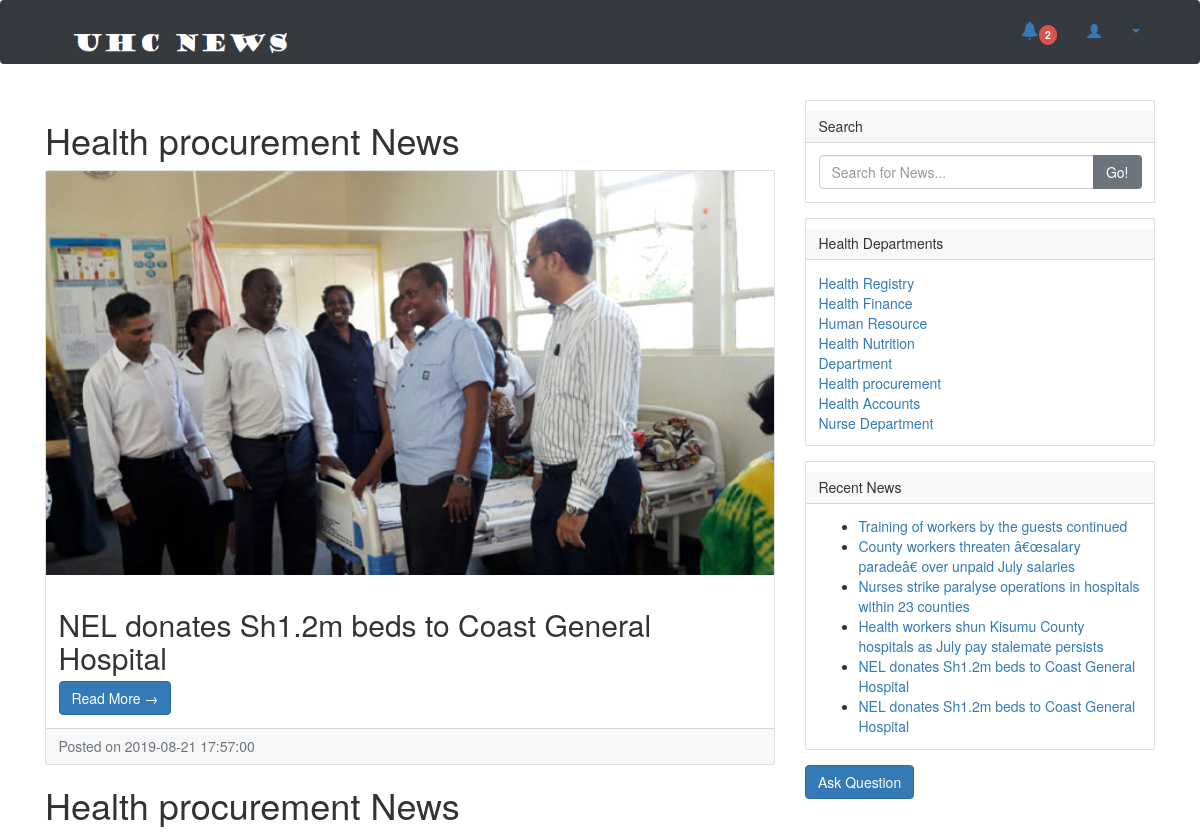
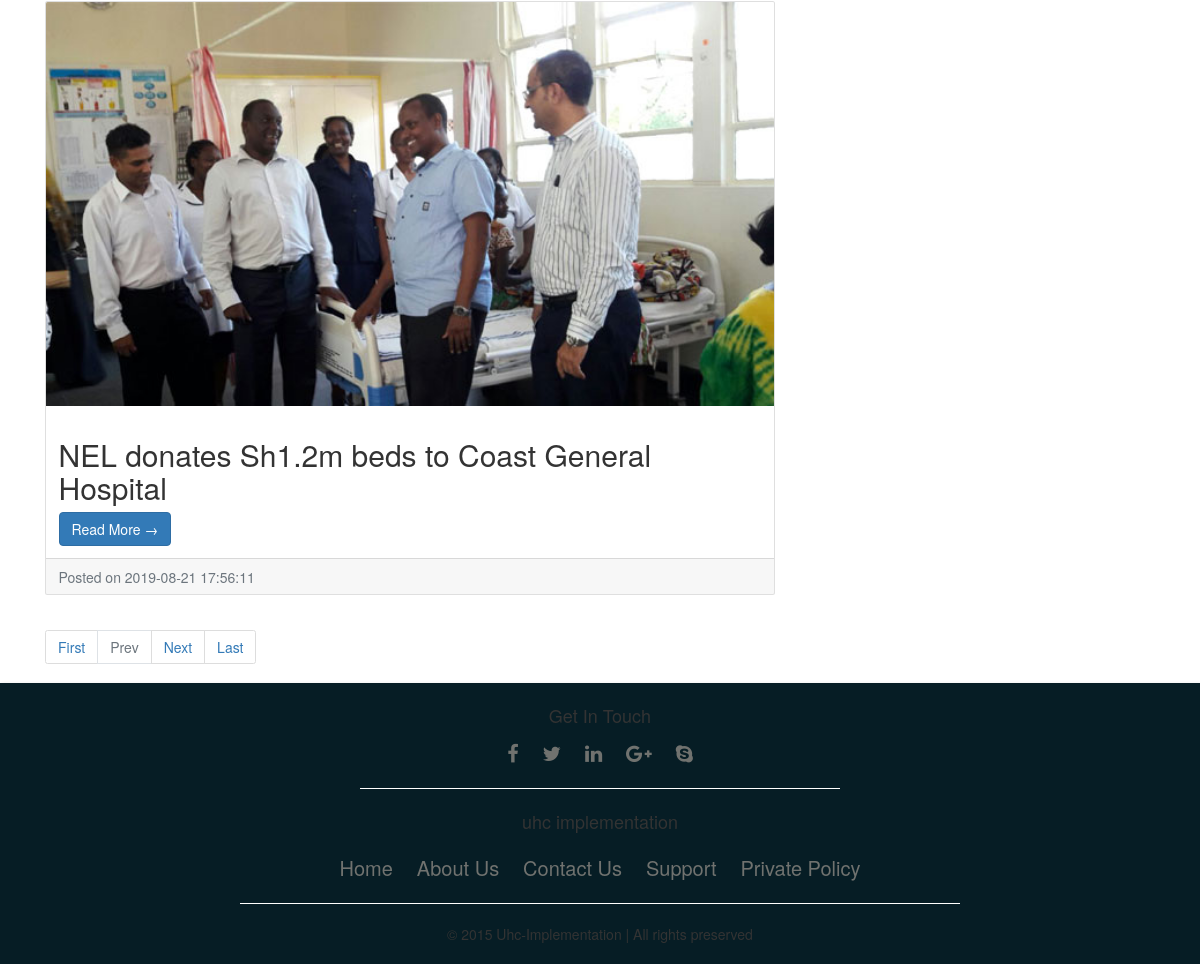
The page /objects/category.php?catid=12 on the database its author committed (2 pictures, top to bottom).
### tables this page shows
CREATE TABLE `tblposts` (
  `id` int(11) NOT NULL,
  `PostTitle` longtext DEFAULT NULL,
  `CategoryId` int(11) DEFAULT NULL,
  `SubCategoryId` int(11) DEFAULT NULL,
  `PostDetails` longtext DEFAULT NULL,
  `PostingDate` timestamp NULL DEFAULT current_timestamp(),
  `UpdationDate` timestamp NULL DEFAULT NULL ON UPDATE current_timestamp(),
  `view` varchar(10) NOT NULL,
  `Is_Active` int(1) DEFAULT NULL,
  `PostUrl` mediumtext DEFAULT NULL,
  `PostImage` varchar(255) DEFAULT NULL
);

CREATE TABLE `tblcategory` (
  `id` int(11) NOT NULL,
  `CategoryName` varchar(200) DEFAULT NULL,
  `Description` mediumtext DEFAULT NULL,
  `PostingDate` timestamp NULL DEFAULT current_timestamp(),
  `UpdationDate` timestamp NULL DEFAULT '0000-00-00 00:00:00' ON UPDATE current_timestamp(),
  `Is_Active` int(1) DEFAULT NULL
);

### objects/category.php (the view, shortened to what this page needs)
<!DOCTYPE html>
<html lang="en">
  <head>
    <link href="./vendor/bootstrap/css/bootstrap.min.css" rel="stylesheet">
    <link href="./css/modern-business.css" rel="stylesheet">
  </head>
  <body>
   <?php include('includes/header.php');?>
    <div class="container">
      <div class="row" style="margin-top: 4%">
        <div class="col-md-8">
<?php
     if (isset($_GET['pageno'])) {
            $pageno = $_GET['pageno'];
        } else {
            $pageno = 1;
        }
        $no_of_records_per_page = 8;
        $offset = ($pageno-1) * $no_of_records_per_page;
        $total_pages_sql = "SELECT COUNT(*) FROM tblposts";
        $conn= mysqli_connect("localhost","root","","php_login_system");
        $result = mysqli_query($conn,$total_pages_sql);
        $total_rows = mysqli_fetch_array($result)[0];
        $total_pages = ceil($total_rows / $no_of_records_per_page);
        $conn= mysqli_connect("localhost","root","","php_login_system");
        $query=mysqli_query($conn,"select tblposts.id as pid,tblposts.PostTitle as posttitle,tblposts.PostImage,tblcategory.CategoryName as category,tblsubcategory.Subcategory as subcategory,tblposts.PostDetails as postdetails,tblposts.PostingDate as postingdate,tblposts.PostUrl as url from tblposts left join tblcategory on tblcategory.id=tblposts.CategoryId left join  tblsubcategory on  tblsubcategory.SubCategoryId=tblposts.SubCategoryId where tblposts.CategoryId='".$_SESSION['catid']."' and tblposts.Is_Active=1 order by tblposts.id desc LIMIT $offset, $no_of_records_per_page");
$rowcount=mysqli_num_rows($query);
if($rowcount==0)
{
echo "No record found!";
}
else {
while ($row=mysqli_fetch_array($query)) {
?>
<h1><?php echo htmlentities($row['category']);?> News</h1>
          <div class="card mb-4">
       <img class="card-img-top" src="admin/postimages/<?php echo htmlentities($row['PostImage']);?>" alt="<?php echo htmlentities($row['posttitle']);?>">
            <div class="card-body">
              <h2 class="card-title"><?php echo htmlentities($row['posttitle']);?></h2>
              <a href="news-details.php?nid=<?php echo htmlentities($row['pid'])?>" class="btn btn-primary">Read More &rarr;</a>
            </div>
            <div class="card-footer text-muted">
              Posted on <?php echo htmlentities($row['postingdate']);?>
            </div>
          </div>
<?php } ?>
    <ul class="pagination justify-content-center mb-4">
        <li class="page-item"><a href="?pageno=1"  class="page-link">First</a></li>
        <li class="<?php if($pageno <= 1){ echo 'disabled'; } ?> page-item">
            <a href="<?php if($pageno <= 1){ echo '#'; } else { echo "?pageno=".($pageno - 1); } ?>" class="page-link">Prev</a>
        </li>
        <li class="<?php if($pageno >= $total_pages){ echo 'disabled'; } ?> page-item">
            <a href="<?php if($pageno >= $total_pages){ echo '#'; } else { echo "?pageno=".($pageno + 1); } ?> " class="page-link">Next</a>
        </li>
        <li class="page-item"><a href="?pageno=<?php echo $total_pages; ?>" class="page-link">Last</a></li>
    </ul>
<?php } ?>
        </div>
      <?php include('includes/sidebar.php');?>
      </div>
      <?php include('layout_foot.php');?>
</head>
  </body>
</html>

### objects/includes/header.php (shortened to what this page needs)
<nav class="navbar fixed-top navbar-expand-lg navbar-dark bg-dark fixed-top" style="position:fixed;" style=" display:block;">
      <div class="container">
        <a class="navbar-brand" href="./testindex.php"><img src="images/logos.png" height="42"></a>
        <div class="collapse navbar-collapse" id="navbarResponsive">
          <ul class="navbar-nav ml-auto">
            <li class="nav-item">
              <a class="nav-link" href=""></a>
            </li>
                 <li class="nav-item">
              <a class="nav-link" href=""></a>
            </li>
             <li class="nav-item">
              <a class="nav-link" href=""></a>
            </li>
          </ul>
          <ul class="nav navbar-nav navbar-right">
          <?php
 include_once "./fetch.php";
 ?>
<li>
<a href="#" class="dropdown-toggle" data-toggle="dropdown" role="button" aria-expanded="false">
    <span class="glyphicon glyphicon-user" aria-hidden="true"></span>
</a>
</li>
</ul>
        </div>
      </div>
    </nav>

### objects/fetch.php
<?php
 $storeNotifs = array();
 $connect = mysqli_connect("localhost", "root", "", "php_login_system");
 $query = "SELECT * FROM comments WHERE comment_status = 1 ORDER BY comment_id DESC LIMIT 5";
 $result = mysqli_query($connect, $query);
 $output = '';
 $count = mysqli_num_rows($result);
 if(mysqli_num_rows($result) > 0)
 {
  while($row = mysqli_fetch_array($result))
  {
    array_push($storeNotifs,$row['comment_id']);
   $output .= '
   <li id="notif-'.$row['comment_id'].'" >
    <a href="#">
     <strong>'.$row["comment_subject"].'</strong><br />
     <span class="fa fa-times float-right text-danger" onclick="dismiss('.$row["comment_id"].')"></span>
     <small><em>'.$row["comment_text"].'</em></small>
    </a>
   </li>
   <li class="divider"></li>
   ';
  }
 }
 else
 {
  $output .= '<li><a href="#" class="text-bold text-italic">No Notification Found</a></li>';
 }
echo '<li class="dropdown" >
       <a href="#" class="" data-toggle="dropdown"><span class="glyphicon glyphicon-bell" style="font-size:18px;"></span><span class="label label-pill label-danger count" style="border-radius:10px;">'.$count.'</span> </a>
       <ul class="dropdown-menu" style="width:500%;">
   '.$output.'
   </ul>
      </li>';
?>

### objects/includes/sidebar.php (shortened to what this page needs)
  <div class="col-md-4">
          <div class="card mb-4">
            <h5 class="card-header">Search</h5>
            <div class="card-body">
                   <form name="search" action="search.php" method="post">
              <div class="input-group">
        <input type="text" name="searchtitle" class="form-control" placeholder="Search for News..." required>
                <span class="input-group-btn">
                  <button class="btn btn-secondary" type="submit">Go!</button>
                </span>
              </form>
              </div>
            </div>
          </div>
          <div class="card my-4">
            <h5 class="card-header">Health Departments</h5>
            <div class="card-body">
              <div class="row">
                <div class="col-lg-6">
                  <ul class="list-unstyled mb-0">
<?php
$conn= mysqli_connect("localhost","root","","php_login_system");
$query=mysqli_query($conn,"select id,CategoryName from tblcategory where Is_Active=1");
while($row=mysqli_fetch_array($query))
{
?>
                    <li>
                      <a href="category.php?catid=<?php echo htmlentities($row['id'])?>"><?php echo htmlentities($row['CategoryName']);?></a>
                    </li>
<?php } ?>
                  </ul>
                </div>
              </div>
            </div>
          </div>
          <div class="card my-4">
            <h5 class="card-header">Recent News</h5>
            <div class="card-body">
                      <ul class="mb-0">
<?php
$conn= mysqli_connect("localhost","root","","php_login_system");
$query=mysqli_query($conn,"select tblposts.id as pid,tblposts.PostTitle as posttitle from tblposts left join tblcategory on tblcategory.id=tblposts.CategoryId left join  tblsubcategory on  tblsubcategory.SubCategoryId=tblposts.SubCategoryId where tblposts.Is_Active=1 limit 8");
while ($row=mysqli_fetch_array($query)) {
?>
  <li>
                      <a href="news-details.php?nid=<?php echo htmlentities($row['pid'])?>"><?php echo htmlentities($row['posttitle']);?></a>
                    </li>
            <?php } ?>
          </ul>
            </div>
          </div>
          <div style="margin-bottom:5%;">
<a href = "question.php">
<button type="link" class="btn btn-primary" name="submit" style = "text-align:center; ">Ask Question</button>
</a>
</div>
        </div>

### objects/layout_foot.php (shortened to what this page needs)
    <link href="https://maxcdn.bootstrapcdn.com/font-awesome/4.4.0/css/font-awesome.min.css" rel="stylesheet"/>
<link href="https://maxcdn.bootstrapcdn.com/bootstrap/3.3.5/css/bootstrap.min.css" rel="stylesheet"/>
<footer style="position: relative; bottom: 0; width: 100% " class="footer">
<div id="div_top_hypers"  style="text-align:center;list-style:none; ">
<div style="border-bottom:1px solid white; width:40%; margin:auto;" >
<li style="margin-bottom:20px;  ">
       <p style="font-size:18px;margin-top:20px; ">Get In Touch</p>
        <a href="http://www.facebook.com"><i class="fa fa-facebook"></i></a>
    <a href="http://www.twitter.com"><i class="fa fa-twitter"></i></a>
    <a href="http://www.linkedin.com"><i class="fa fa-linkedin"></i></a>
    <a href="#"><i class="fa fa-google-plus"></i></a>
    <a href="#"><i class="fa fa-skype"></i></a>
      </li>
</div>
<div style="border-bottom:1px solid white; width:60%; margin:auto; margin-bottom:20px;">
  <p style="margin-top:20px; margin-bottom:20px; font-size:18px;">uhc implementation </p>
  <li style="margin-bottom:20px;" >
  <a href="testindex.php"><i style="font-style:normal;">Home</i></a>
  <a href="about.php"><i style="font-style:normal;">About Us</i></a>
  <a href="contact-us.php"><i style="font-style:normal;">Contact Us</i></a>
  <a href=""><i style="font-style:normal;">Support</i></a>
  <a href="policy.php"><i style="font-style:normal;">Private Policy</i></a>
  </li>
</div>
<div style="margin:20px 0 20px 0;"  >
<p>&copy; 2015 Uhc-Implementation | All rights preserved<p>
</div>
</div>
</footer>
</body>
</html>

### objects/css/modern-business.css (style rules this page uses)
body { padding-top: 54px; }
@media (min-width: 992px) { body { padding-top: 56px; } }

### objects/layout_foot.php (style rules this page uses)
.footer { background-color: #061D25; height:200px; width: 75%; position: relative; height:auto; min-height:200px; margin:0px 0 0px 0; float:left; -moz-box-shadow: 2px 3px 5px 1px #ccc; -webkit-box-shadow: 2px 3px 5px 1px #ccc; box-shadow: 2px 3px 5px 1px #ccc; vertical-align:middle; }
.footer a { color: #70726F; font-size: 20px; padding: 10px; border-right:none; transition: all .5s ease; margin-top:calc(5% + 60px); }
.footer a:first-child { border-left:none; }
#div_top_hypers { background-color:#eeeeee; display:inline; }

### rows shown on the page
tblposts: CategoryId.CategoryName "Health procurement", PostImage (picture), PostTitle "NEL donates Sh1.2m beds to Coast General Hospital", PostingDate "2019-08-21 17:57:00"
tblposts: CategoryId.CategoryName "Health procurement", PostImage (picture), PostTitle "NEL donates Sh1.2m beds to Coast General Hospital", PostingDate "2019-08-21 17:56:11"
tblcategory: CategoryName "Health Registry"
tblcategory: CategoryName "Health Finance"
tblcategory: CategoryName "Human Resource"
tblcategory: CategoryName "Health Nutrition Department"
tblcategory: CategoryName "Health procurement"
tblcategory: CategoryName "Health Accounts"
tblcategory: CategoryName "Nurse Department"
tblposts: PostTitle "Training of workers by the guests continued"
tblposts: PostTitle "County workers threaten â€œsalary paradeâ€ over unpaid July salaries"
tblposts: PostTitle "Nurses strike paralyse operations in hospitals within 23 counties"
tblposts: PostTitle "Health workers shun Kisumu County hospitals as July pay stalemate persists"

### other values the page prints
$count "2"
